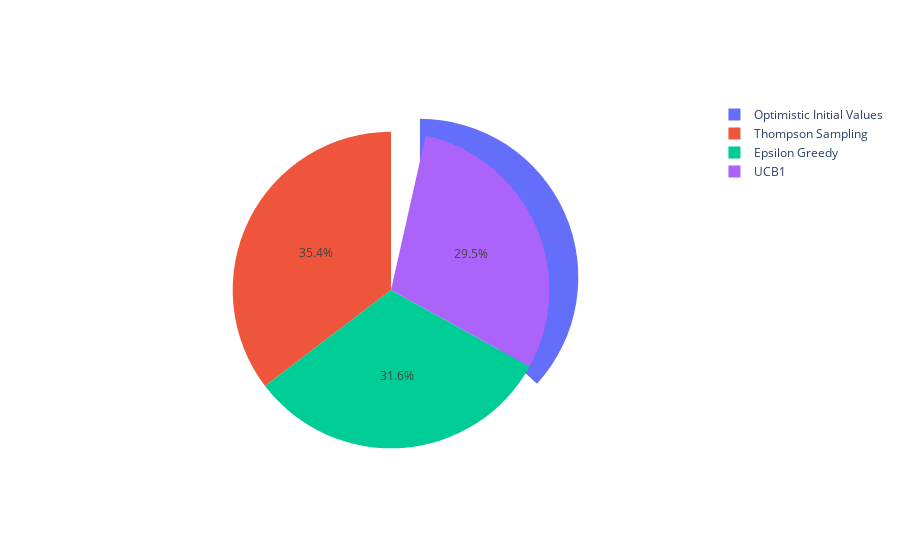

The notebook cell this image was saved under:
### Code cell
# pull is given as a fraction of the pie radius

pull = np.zeros(len(d['investment']))
pull[most_profitable_index] = 0.2

fig = go.Figure(data=[go.Pie(labels=d['algo'], values=d['investment'], pull=pull)])
fig.show()

### Figure 1 — Plotly figure (JSON) as saved in the notebook; plotly's stock layout.template omitted (floating-point values rounded to 4 significant figures)
{"data": [{"labels": ["Greedy", "Epsilon Greedy", "Optimistic Initial Values", "UCB1", "Thompson Sampling"], "pull": [0, 0, 0.2, 0, 0], "type": "pie", "values": [-57880.0, 55070.0, 64010.0, 51360.0, 61580.0]}], "layout": {}}
